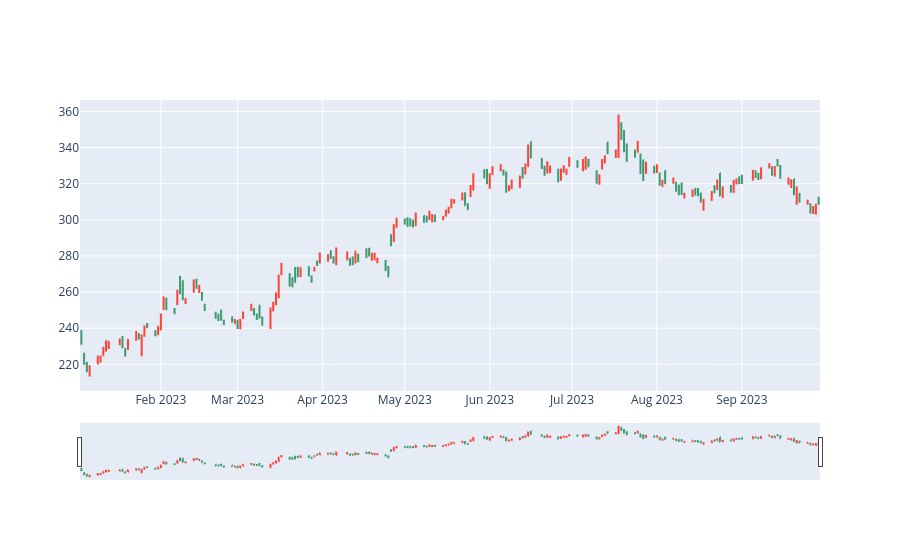

Source (notebook cell):
### Code cell
fig = go.Figure(data=go.Ohlc(x=data.index,
                             open=data.open,
                             high=data.high,
                             low=data.low,
                             close=data.close))
fig.show()

### Figure 1 — Plotly figure (JSON) as saved in the notebook; plotly's stock layout.template omitted (floating-point values rounded to 4 significant figures; data arrays with more than 128 entries replaced by an {"elided": "..."} marker saying what was removed)
{"data": [{"close": {"elided": "187 float values"}, "high": {"elided": "187 float values"}, "low": {"elided": "187 float values"}, "open": {"elided": "187 float values"}, "type": "ohlc", "x": {"elided": "187 str values"}}], "layout": {}}
